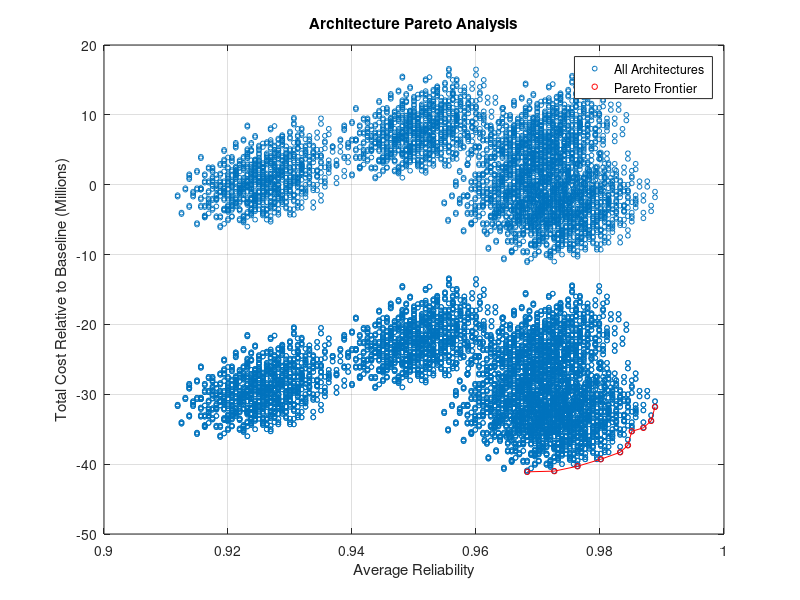

Source code (MATLAB):
clear; clc; close all;

CostMissionArchitecture=[-1,2,0];
CostPayload=[0,1.5,-1, -0.7];
CostBus=[-1.5,0,2.5];
CostLaunchSystem=[-37,-26,-33,-32,-25];
CostPropulsionSystem=[-0.2,-0.1,0];
CostGroundSystem=[0,0,30];
CostCommsArchitecture=[0,4.5,1];
CostAttitudeControl=[0.3,1.1,-0.4,0];

ReliabilityMissionArchitecture=[0.975,0.99,0.985];
ReliabilityPayload=[0.975,0.965,0.95, 0.99];
ReliabilityBus=[0.99,0.97,0.965];
ReliabilityLaunchSystem=[0.996,0.959,0.944,0.6,0.8];
ReliabilityPropulsionSystem=[0.955,0.99,0.955];
ReliabilityGroundSystem=[0.99,0.99,0.99];
ReliabilityCommsArchitecture=[0.93,0.99,0.96];
ReliabilityAttitudeControl=[0.99,0.99,0.96,0.93];

[i1,i2,i3,i4,i5,i6,i7,i8]=ndgrid(1:3,1:3,1:3,1:5,1:3,1:3,1:3,1:4);

i1=i1(:);
i2=i2(:);
i3=i3(:);
i4=i4(:);
i5=i5(:);
i6=i6(:);
i7=i7(:);
i8=i8(:);

Designs=[i1,i2,i3,i4,i5,i6,i7,i8];

Cost=CostMissionArchitecture(i1)+CostPayload(i2)+CostBus(i3)+CostLaunchSystem(i4)+CostPropulsionSystem(i5)+CostGroundSystem(i6)+CostCommsArchitecture(i7)+CostAttitudeControl(i8);

Reliability=(ReliabilityMissionArchitecture(i1)+ReliabilityPayload(i2)+ReliabilityBus(i3)+ReliabilityLaunchSystem(i4)+ReliabilityPropulsionSystem(i5)+ReliabilityGroundSystem(i6)+ReliabilityCommsArchitecture(i7)+ReliabilityAttitudeControl(i8))/8;

n=length(Cost);

pareto=true(1,n);

for i=1:n
    for j=1:n
        if j~=i
            if Cost(j)<=Cost(i) && Reliability(j)>=Reliability(i) && (Cost(j)<Cost(i) || Reliability(j)>Reliability(i))
                pareto(i)=false;
                break
            end
        end
    end
end

ParetoIndices=find(pareto);

ParetoCost=Cost(ParetoIndices);
ParetoReliability=Reliability(ParetoIndices);

[~,UniqueIdx]=unique([ParetoCost(:),ParetoReliability(:)],'rows');

ParetoIndices=ParetoIndices(UniqueIdx);

[~,idxHigh]=sort(Reliability(ParetoIndices),'descend');

Top10Indices=ParetoIndices(idxHigh(1:10));

Top10Reliability=Reliability(Top10Indices);
Top10Cost=Cost(Top10Indices);

[Top10Reliability,idx]=sort(Top10Reliability);
Top10Cost=Top10Cost(idx);
Top10Indices=Top10Indices(idx);

Top10Designs=Designs(Top10Indices,:);

plot(Reliability,Cost,'o','MarkerSize',3.5)

hold on

plot(Top10Reliability,Top10Cost,'ro','MarkerSize',4)

plot(Top10Reliability,Top10Cost,'r')

xlabel('Average Reliability')
ylabel('Total Cost Relative to Baseline (Millions)')
title('Architecture Pareto Analysis')
grid on

legend('All Architectures','Pareto Frontier','Location','best')

RowNames=["Mission Architecture","Payload","Bus","Launch System","Propulsion System","Ground System","Comms Architecture","Attitude Control"];

for k=1:10
    fprintf('\nTop Design %d\n',k)

    for r=1:8
        fprintf('%s: Option %d\n',RowNames(r),Top10Designs(k,r))
    end

    fprintf('Reliability: %.6f\n',Top10Reliability(k))
    fprintf('Cost: %.2f million\n',Top10Cost(k))
end
